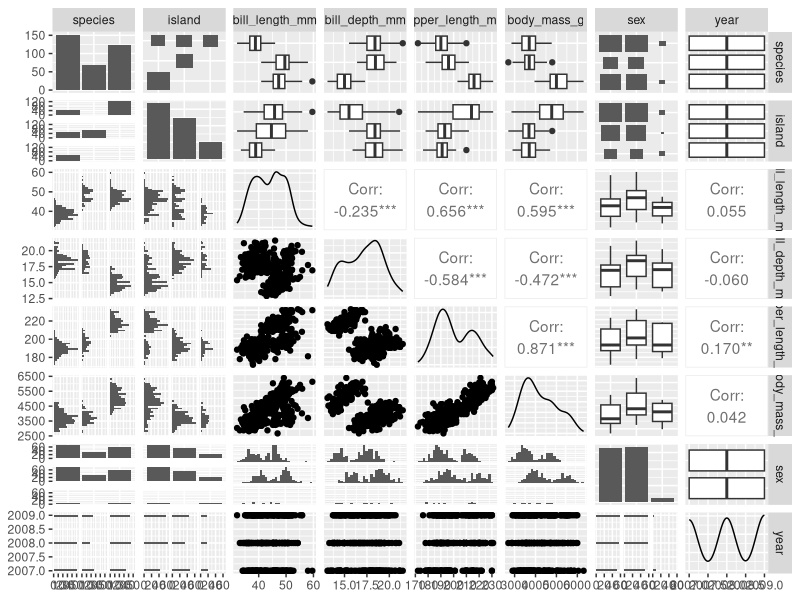
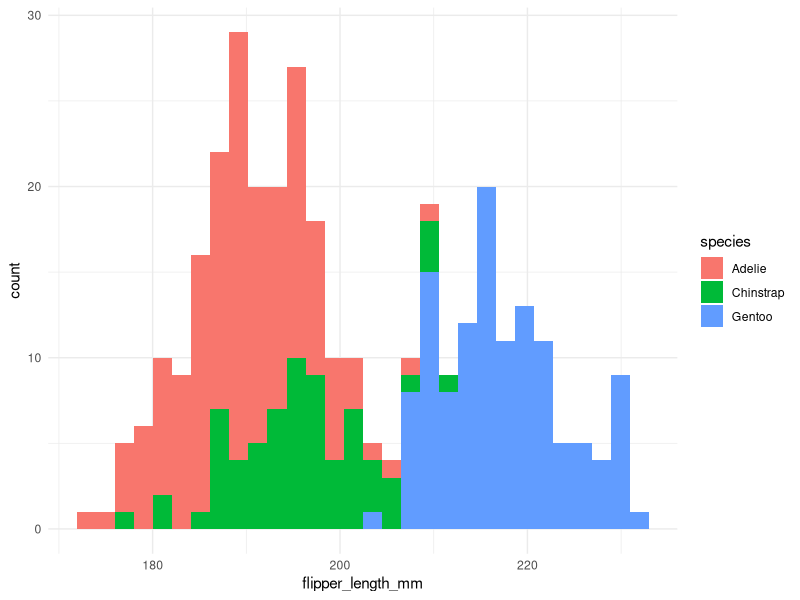
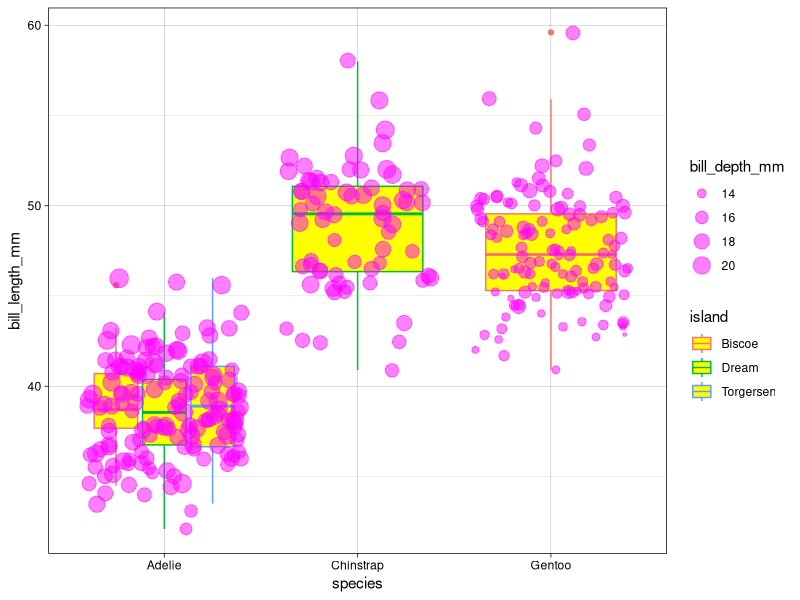

Reproduce these figures in R, in order.
## ---- chunk 1
library(GGally)
library(skimr)
library(palmerpenguins)
library(tidyverse)
## ---- chunk 2
View(penguins)
## ---- chunk 3
names(penguins)
dim(penguins)
head(penguins)
tail(penguins)
summary(penguins)
## ---- chunk 4
skim(penguins)
## ---- chunk 5
ggpairs(penguins)
## ---- chunk 6
ggplot(data = penguins, aes(x = flipper_length_mm)) +
  geom_histogram(aes(fill = species)) + theme_minimal() 
## ---- chunk 7
ggplot(data = penguins, aes(x = species, y = bill_length_mm)) +
  geom_boxplot(fill = 'yellow', aes(color = island)) +
  geom_jitter(color = 'magenta', alpha = 0.5, aes(size = bill_depth_mm)) + theme_linedraw()
